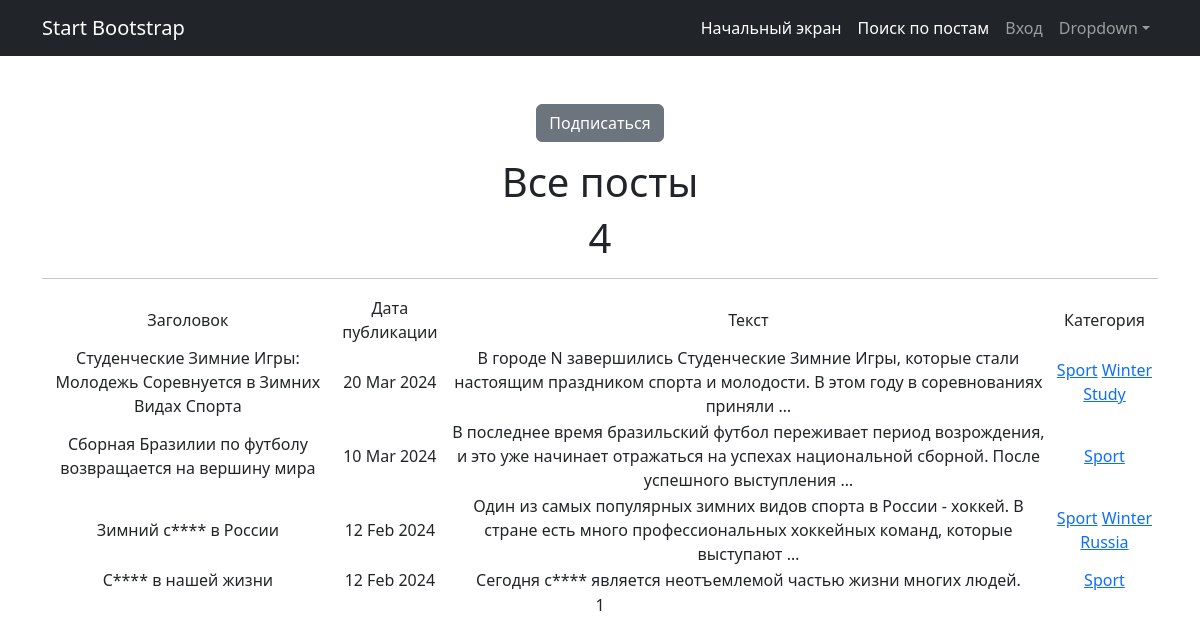
The app's page /posts/categories/1/ with its own data.
### news/models.py (models this page shows, shortened)
class Post(models.Model):
    news = "N"
    article = "A"
    POSITIONS = [(news, "Новость"), (article, "Статья")]
    author = models.ForeignKey(Author, on_delete= models.CASCADE)
    choice_field = models.CharField(max_length= 1, choices=POSITIONS, default=article)
    data_in = models.DateTimeField(auto_now_add=True)
    category = models.ManyToManyField(Category, through="PostCategory")
    title = models.CharField(max_length=255)
    text = models.CharField(max_length=3000)
    rating = models.IntegerField(default=0)

class Category(models.Model):
    category = models.TextField(unique=True)
    subscriber = models.ManyToManyField(User, blank= True, null=True, related_name="categories")
    def __str__(self):
        return f'{self.category.title()}'

### news/views.py (the view)
# urls.py: path('categories/<int:pk>/', CategoriesPostList.as_view(), name='Category_list'),
class CategoriesPostList(PostsList):
    model = Post
    template_name = "category_list.html"
    context_object_name = "category_news_list"
    def get_queryset(self):
        self.category = get_object_or_404(Category, id = self.kwargs['pk'])
        queryset = Post.objects.filter(category=self.category).order_by('-data_in')
        return queryset
    def get_context_data(self, **kwargs):
        context = super().get_context_data(**kwargs)
        context['is_not_subscribers'] = self.request.user not in self.category.subscriber.all()
        context['category'] = self.category
        return context

### news/views.py (called while the page is built)
    def get_context_data(self, **kwargs):
        context = super().get_context_data(**kwargs)
        context['is_not_authors'] = not self.request.user.groups.filter(name = 'authors').exists()
        return context

### templates/category_list.html (shortened to what this page needs)
{% extends 'flatpages/default.html' %}
{% load censor_filters %}
{% block content %}
    {% if is_not_subscribers %}
        <p class="text-cetner"><a href="{% url 'Subscribe' category.id %}" class="btn btn-secondary btm-sm">Подписаться</a></p>
    {% endif %}
    <h1>Все посты</h1>
    <h1>{{ category_news_list|length }}</h1>
    <hr>
    {% if category_news_list %}
        <table>
            <tr>
                <td>Заголовок</td>
                <td>Дата публикации</td>
                <td>Текст</td>
                <td>Категория</td>
            </tr>
            {% for post in category_news_list %}
            <tr>
                <td>{{ post.title|censeroid }}</td>
                <td>{{ post.data_in|date:'d M Y' }}</td>
                <td>{{ post.text|truncatewords:20|censeroid}}</td>
                <td>{% for category in post.category.all %}
                    <a href="{% url 'Category_list' category.id %}">{{ category }}</a>
                    {% endfor %}
                </td>
            </tr>
            {% endfor %}
        </table>
    {% else %}
        <h2>Постов и новостей нет!</h2>
    {% endif %}
    {{ page_obj.number }}
{% endblock content %}

### records on screen
Post: title|censeroid "Студенческие Зимние Игры: Молодежь Соревнуется в Зимних Видах Спорта", data_in "20 Mar 2024", text|censeroid "В городе N завершились Студенческие Зимние Игры, которые стали настоящим праздником спорта и молодости. В этом году в соревнованиях приняли …"
Category: category "Sport"
Category: category "Winter"
Category: category "Study"
Post: title|censeroid "Сборная Бразилии по футболу возвращается на вершину мира", data_in "10 Mar 2024", text|censeroid "В последнее время бразильский футбол переживает период возрождения, и это уже начинает отражаться на успехах национальной сборной. После успешного выступления …"
Post: title|censeroid "Зимний с**** в России", data_in "12 Feb 2024", text|censeroid "Один из самых популярных зимних видов спорта в России - хоккей. В стране есть много профессиональных хоккейных команд, которые выступают …"
Category: category "Russia"
Post: title|censeroid "С**** в нашей жизни", data_in "12 Feb 2024", text|censeroid "Сегодня с**** является неотъемлемой частью жизни многих людей."

### other values on screen
{{ category_news_list|length }} "4"
{{ page_obj.number }} "1"
